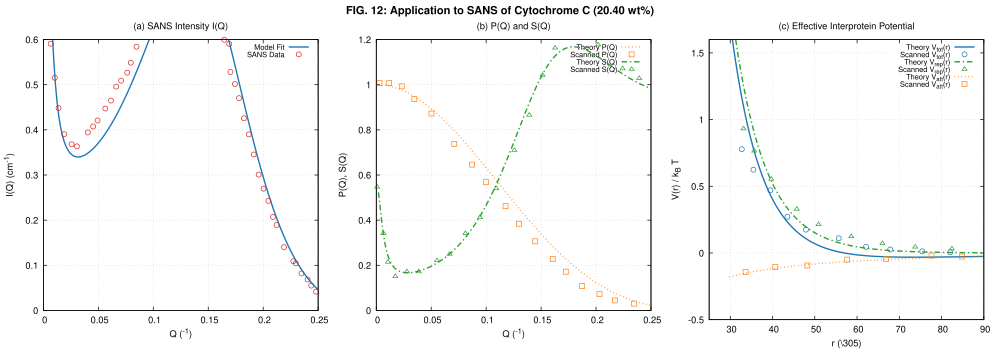

Here is the gnuplot script that generated this plot:
# Gnuplot script for Figure 12 of Liu et al. (2005)
set terminal pdfcairo enhanced color font "Helvetica,10" size 10.0in,3.5in
set output "fig12.pdf"

set multiplot layout 1,3 title "{/:Bold FIG. 12: Application to SANS of Cytochrome C (20.40 wt%)}" font "Helvetica,12"

# Panel (a) SANS Intensity
set title "(a) SANS Intensity I(Q)" font "Helvetica,10"
set xlabel "Q (\\305^{-1})" font "Helvetica,10"
set ylabel "I(Q) (cm^{-1})" font "Helvetica,10"
set xrange [0:0.25]
set yrange [0:0.6]
set grid
set key top right font "Helvetica,8"

plot "Fig12/theory_Fig12a_Iq.dat" u 1:2 w l lc rgb "#1f77b4" lw 2 t "Model Fit", \
     "Fig12/Fig12a_open-circles.dat" u 1:2 w p pt 6 ps 0.6 lc rgb "#d62728" t "SANS Data"

# Panel (b) Form Factor & Structure Factor
set title "(b) P(Q) and S(Q)" font "Helvetica,10"
set xlabel "Q (\\305^{-1})" font "Helvetica,10"
set ylabel "P(Q), S(Q)" font "Helvetica,10"
set xrange [0:0.25]
set yrange [0:1.2]
set grid
set key top right font "Helvetica,8"

plot "Fig12/theory_Fig12b_Pq.dat" u 1:2 w l dt 3 lc rgb "#ff7f0e" lw 2 t "Theory P(Q)", \
     "Fig12/Fig12b_dotted.dat" u 1:2 w p pt 4 ps 0.6 lc rgb "#ff7f0e" t "Scanned P(Q)", \
     "Fig12/theory_Fig12b_Sq.dat" u 1:2 w l dt 4 lc rgb "#2ca02c" lw 2 t "Theory S(Q)", \
     "Fig12/Fig12b_dashed-dotted.dat" u 1:2 w p pt 8 ps 0.6 lc rgb "#2ca02c" t "Scanned S(Q)"

# Panel (c) Interprotein Potential
set title "(c) Effective Interprotein Potential" font "Helvetica,10"
set xlabel "r (\\305)" font "Helvetica,10"
set ylabel "V(r) / k_B T" font "Helvetica,10"
set xrange [25:90]
set yrange [-0.5:1.6]
set grid
set key top right font "Helvetica,8"

plot "Fig12/theory_Fig12c_vtot.dat" u 1:2 w l lc rgb "#1f77b4" lw 2 t "Theory V_{tot}(r)", \
     "Fig12/Fig12c_solid.dat" u 1:2 w p pt 6 ps 0.6 lc rgb "#1f77b4" t "Scanned V_{tot}(r)", \
     "Fig12/theory_Fig12c_vrep.dat" u 1:2 w l dt 4 lc rgb "#2ca02c" lw 2 t "Theory V_{rep}(r)", \
     "Fig12/Fig12c_dashed-dotted.dat" u 1:2 w p pt 8 ps 0.6 lc rgb "#2ca02c" t "Scanned V_{rep}(r)", \
     "Fig12/theory_Fig12c_vatt.dat" u 1:2 w l dt 3 lc rgb "#ff7f0e" lw 2 t "Theory V_{att}(r)", \
     "Fig12/Fig12c_doted.dat" u 1:2 w p pt 4 ps 0.6 lc rgb "#ff7f0e" t "Scanned V_{att}(r)"

unset multiplot
